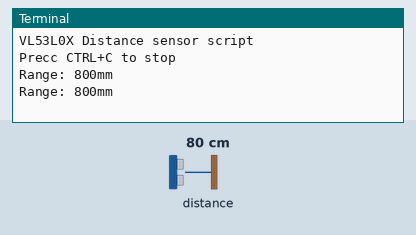
Recording of a program running on a simulated Raspberry Pi (BCM pin numbers). Shown: the last lines printed to the terminal. The test bench sets the inputs (shaded band); at power-on: distance to the obstacle 80 cm.

Above: at 1.2 s.
1.3 s: distance to the obstacle set to 2 cm
At 2.5 s:
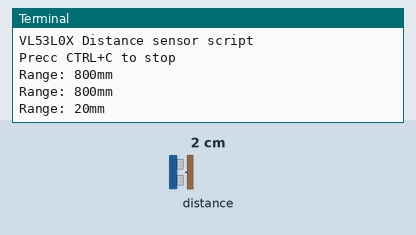
2.8 s: distance to the obstacle set to 4 cm
At 3.8 s:
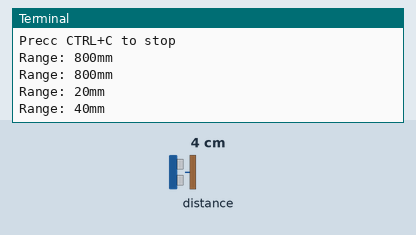
Timing chart, 0 to 5.8 s (numbered marks = the images above; inputs shaded):
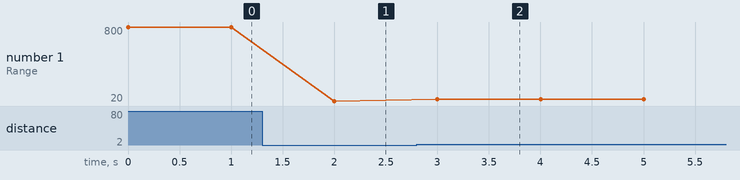

The program:

test.py
```python
import time
import board
import busio
import adafruit_vl53l0x

i2c = busio.I2C(board.SCL, board.SDA)
vl53 = adafruit_vl53l0x.VL53L0X(i2c)

print('VL53L0X Distance sensor script')
print('Precc CTRL+C to stop')

try:
    while True:
        print("Range: {0}mm".format(vl53.range))
        time.sleep(1.0)
except KeyboardInterrupt:
    print('\nScript End!')
```

Measured:
- after the input at 1.3 s, the terminal: prints a new line after 0.70 s (image 1)
- after the input at 2.8 s, the terminal: prints a new line after 0.20 s (image 2)
- plotted number 1: 800 → 20 after the input at 1.3 s, 20 → 40 after the input at 2.8 s
